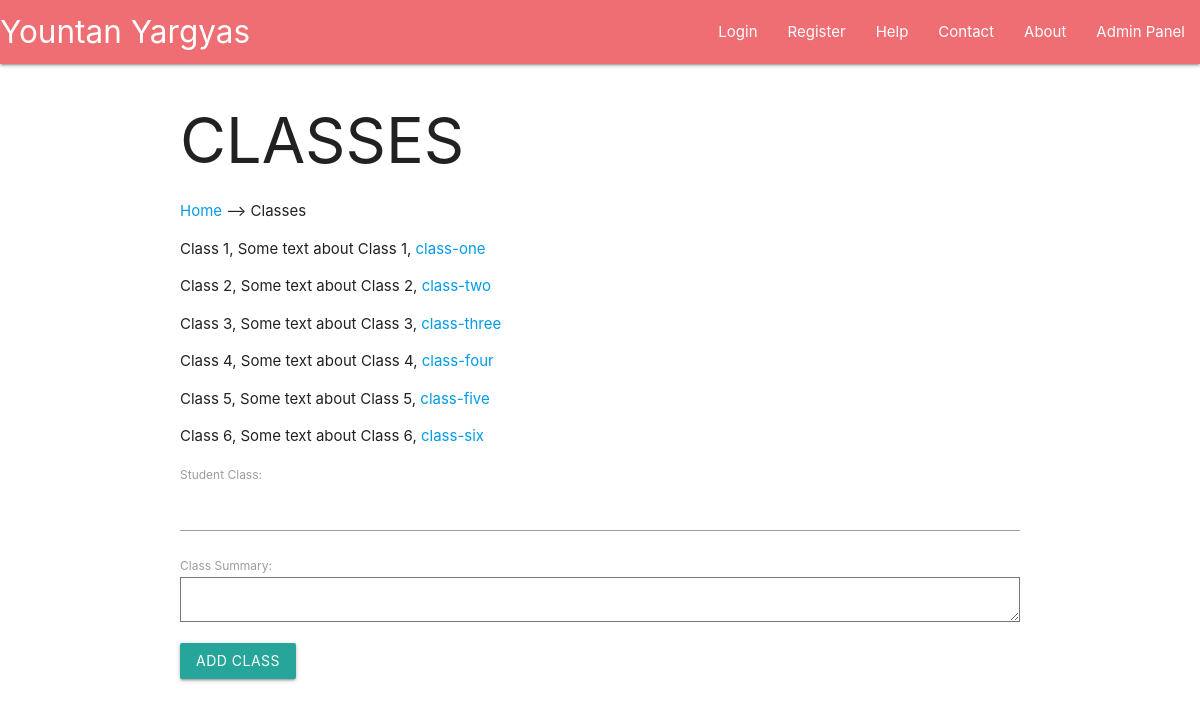
Before: /classes/ with the older database file.
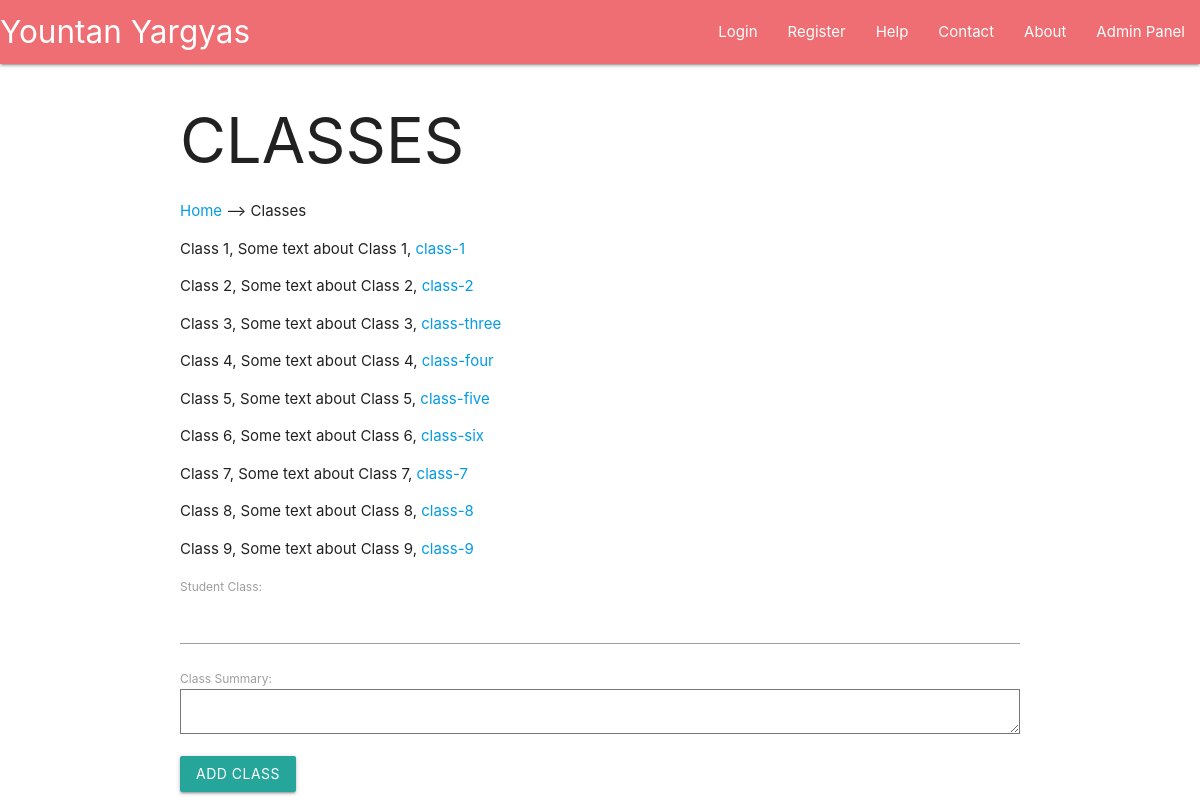
After: the same page with the newer database file.
### main/models.py (models this page shows, shortened)
class StudentClass(models.Model):
    student_class = models.CharField(max_length=100)
    class_summary = models.CharField(max_length=500)
    class_slug = models.SlugField(max_length=100)
    class Meta:
        verbose_name_plural = "Classes"

### main/views.py (the view, shortened to what this page needs)
# urls.py: path("classes/", views.student_classes, name="classes"),
def student_classes(request):
    form = AddClass()
    return render(
        request=request,
        template_name="main/classes.html",
        context={"student_classes": StudentClass.objects.all, "form": form}
        )

### main/forms.py
class AddClass(forms.ModelForm):
    class Meta:
        model = StudentClass
        fields = ["student_class", "class_summary"]
        labels = {"student_class": "Student Class", "class_summary": "Class Summary"}
        widgets = {"class_summary": forms.Textarea}

### main/templates/main/classes.html (shortened to what this page needs)
{% extends "Main/header.html" %}
{% block content %}
    <h1>CLASSES</h1>
    <p>
        <a href="/">Home</a> --&gt; Classes
    </p>
    {% for class in student_classes %}
        <p>{{ class.student_class }}, {{ class.class_summary }}, <a href="/classes/{{ class.class_slug }}">{{ class.class_slug }}</a></p>
    {% endfor %}
    <form method="POST">
        {{ form.as_p }}
        <button type="submit" class="btn">Add Class</button>
    </form>
{% endblock %}

### main/templates/main/header.html (shortened to what this page needs)
<!DOCTYPE html>
<html lang="en-US">
<head>
  <link rel="stylesheet" href="https://cdnjs.cloudflare.com/ajax/libs/materialize/1.0.0/css/materialize.min.css">
</head>
<body>
  {% include "main/includes/navbar.html" %}
  <div class="container">
    {% block content %}
    {% endblock %}
  </div>
</body>
</html>

### main/templates/main/includes/navbar.html (shortened to what this page needs)
<nav class="nav-extended">
  <div class="nav-wrapper">
    <a href="/" class="brand-logo hide-on-small-only">Yountan Yargyas</a>
    <ul id="nav-mobile" class="right hide-on-med-and-down">
      {% if user.is_authenticated %}
        <li><a href="/account">{{user.username}}</a></li>
        <li><a href="/logout">Logout</a></li>
      {% else %}
        <li><a href="/login">Login</a></li>
        <li><a href="/register">Register</a></li>
      {% endif %}
      <li><a href="/help.html">Help</a></li>
      <li><a href="/contact.html">Contact</a></li>
      <li><a href="/about.html">About</a></li>
      <li><a href="/admin.html">Admin Panel</a></li>
    </ul>
  </div>
</nav>

Changed rows visible on the page:
changed StudentClass "Class 1": class_slug "class-one" → "class-1"
changed StudentClass "Class 2": class_slug "class-two" → "class-2"
added StudentClass: student_class "Class 7", class_summary "Some text about Class 7", class_slug "class-7"
added StudentClass: student_class "Class 8", class_summary "Some text about Class 8", class_slug "class-8"
added StudentClass: student_class "Class 9", class_summary "Some text about Class 9", class_slug "class-9"
